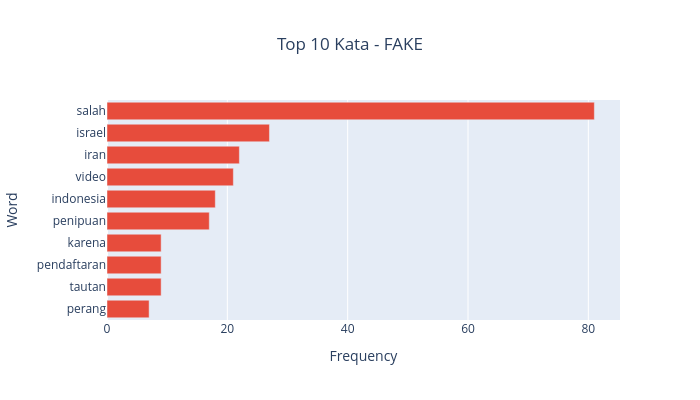
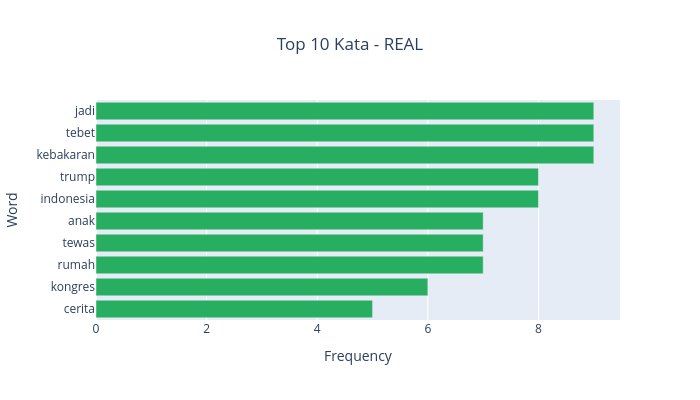

The code cell stored with these charts, in order, in its notebook:
### Code cell
# Cell 4: Analisis Kata Umum FAKE vs REAL
stop_words = {'dan','di','ke','dari','yang','untuk','dengan','pada','adalah','ini','itu',
              'akan','telah','atau','juga','tidak','dalam','oleh','dapat','sudah','seperti',
              'antara','atas','bisa','sama','satu','dua','tiga',
              'the','and','of','to','in','for','is','it','on','as','be','at','by',
              'this','have','from','they','she','her','been','than','its','his','had','has'}

def get_common_words(text, n=10):
    words = re.findall(r'\b[A-Za-z]+\b', text.lower())
    filtered = [w for w in words if w not in stop_words and len(w) > 3]
    return Counter(filtered).most_common(n)

fake_words = get_common_words(' '.join(df[df['label']=='FAKE']['judul'].astype(str)))
real_words = get_common_words(' '.join(df[df['label']=='REAL']['judul'].astype(str)))

fake_df = pd.DataFrame(fake_words, columns=['Word','Frequency'])
real_df = pd.DataFrame(real_words, columns=['Word','Frequency'])

print("Top 10 kata FAKE:"); display(fake_df)
print("Top 10 kata REAL:"); display(real_df)

fig_fake = px.bar(fake_df, x='Frequency', y='Word', orientation='h', title="Top 10 Kata - FAKE",
                  color_discrete_sequence=['#E74C3C'])
fig_fake.update_layout(width=700, height=400, title_x=0.5, yaxis={'categoryorder':'total ascending'})
fig_fake.show()

fig_real = px.bar(real_df, x='Frequency', y='Word', orientation='h', title="Top 10 Kata - REAL",
                  color_discrete_sequence=['#27AE60'])
fig_real.update_layout(width=700, height=400, title_x=0.5, yaxis={'categoryorder':'total ascending'})
fig_real.show()

# Save
fig_fake.write_html('flask_components/visualizations/top_words_fake.html')
fig_real.write_html('flask_components/visualizations/top_words_real.html')
with open('flask_components/data/word_analysis.json', 'w', encoding='utf-8') as f:
    json.dump({'top_words_fake': fake_words, 'top_words_real': real_words}, f, indent=2, ensure_ascii=False)
print("💾 word_analysis.json & visualisasi kata disimpan")

### Figure 1 — Plotly figure (JSON) as saved in the notebook; plotly's stock layout.template omitted (floating-point values rounded to 4 significant figures)
{"data": [{"hovertemplate": "Frequency=%{x}<br>Word=%{y}<extra></extra>", "legendgroup": "", "marker": {"color": "#E74C3C", "pattern": {"shape": ""}}, "name": "", "orientation": "h", "showlegend": false, "textposition": "auto", "type": "bar", "x": [81, 27, 22, 21, 18, 17, 9, 9, 9, 7], "xaxis": "x", "y": ["salah", "israel", "iran", "video", "indonesia", "penipuan", "tautan", "pendaftaran", "karena", "perang"], "yaxis": "y"}], "layout": {"barmode": "relative", "height": 400, "legend": {"tracegroupgap": 0}, "title": {"text": "Top 10 Kata - FAKE", "x": 0.5}, "width": 700, "xaxis": {"anchor": "y", "domain": [0, 1], "title": {"text": "Frequency"}}, "yaxis": {"anchor": "x", "categoryorder": "total ascending", "domain": [0, 1], "title": {"text": "Word"}}}}

### Figure 2 — Plotly figure (JSON) as saved in the notebook; plotly's stock layout.template omitted (floating-point values rounded to 4 significant figures)
{"data": [{"hovertemplate": "Frequency=%{x}<br>Word=%{y}<extra></extra>", "legendgroup": "", "marker": {"color": "#27AE60", "pattern": {"shape": ""}}, "name": "", "orientation": "h", "showlegend": false, "textposition": "auto", "type": "bar", "x": [9, 9, 9, 8, 8, 7, 7, 7, 6, 5], "xaxis": "x", "y": ["kebakaran", "tebet", "jadi", "indonesia", "trump", "rumah", "tewas", "anak", "kongres", "cerita"], "yaxis": "y"}], "layout": {"barmode": "relative", "height": 400, "legend": {"tracegroupgap": 0}, "title": {"text": "Top 10 Kata - REAL", "x": 0.5}, "width": 700, "xaxis": {"anchor": "y", "domain": [0, 1], "title": {"text": "Frequency"}}, "yaxis": {"anchor": "x", "categoryorder": "total ascending", "domain": [0, 1], "title": {"text": "Word"}}}}
